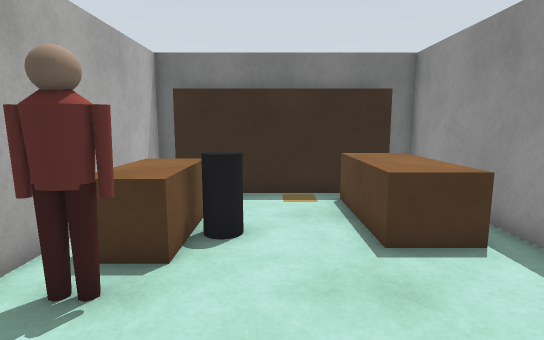
View 1 (above)

23 first-person views from a walk through a robot-simulator world made for Gazebo. The camera is 1.2 m above the floor, tilts 8° down and sees 80° across. The floor is counted in squares, 0.5 m on a side. Each view is taken from the middle of a square. On the plan, view 1 faces up. The plan holds only what a view shows up to about 19 squares ahead; the rest is blank. Simple shapes stand in for some stock models.

View 2
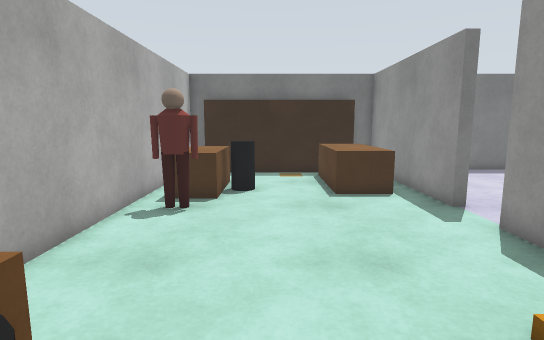

View 3
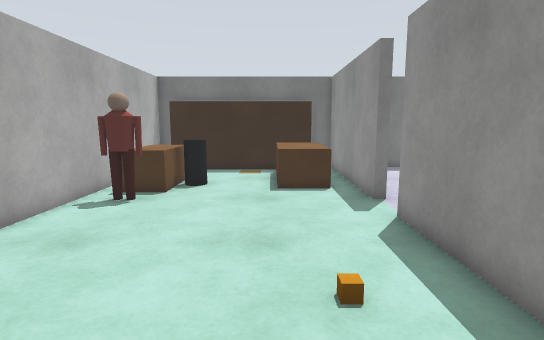

View 4
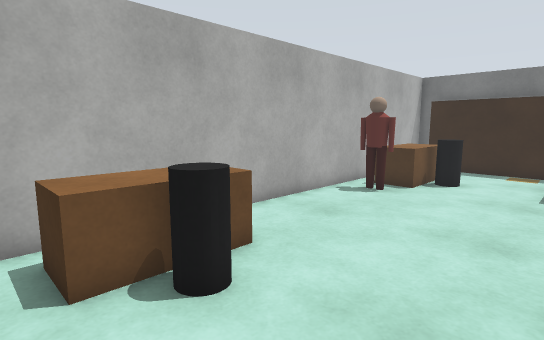

View 5
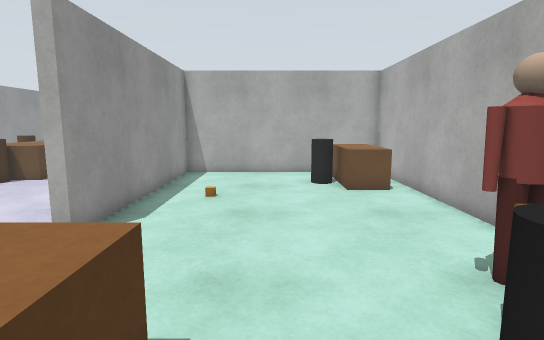

View 6
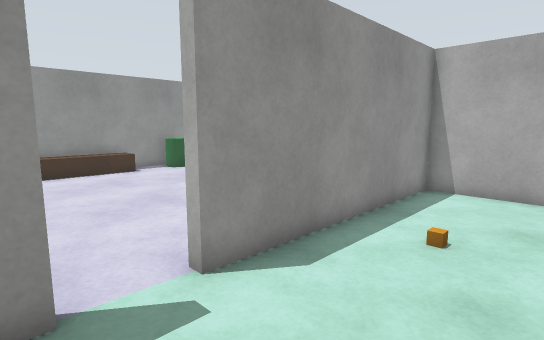

View 7
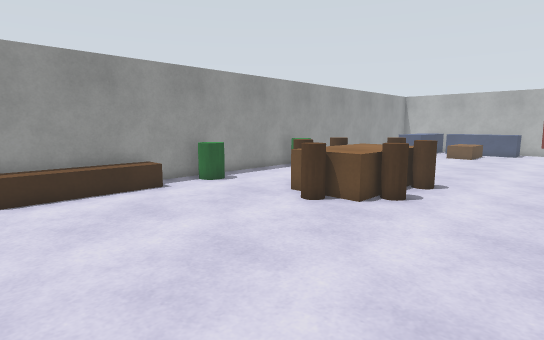

View 8
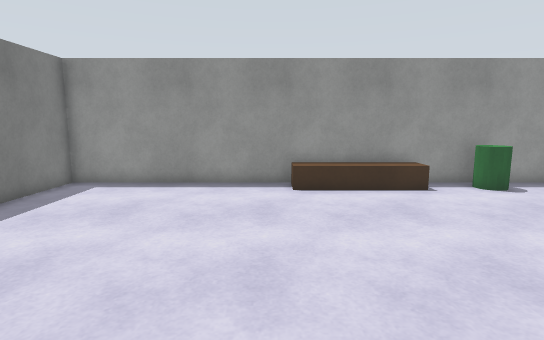

View 9
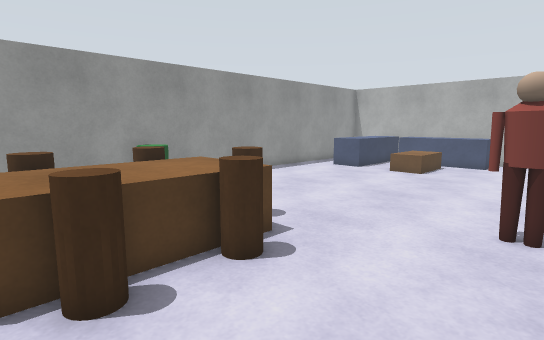

View 10
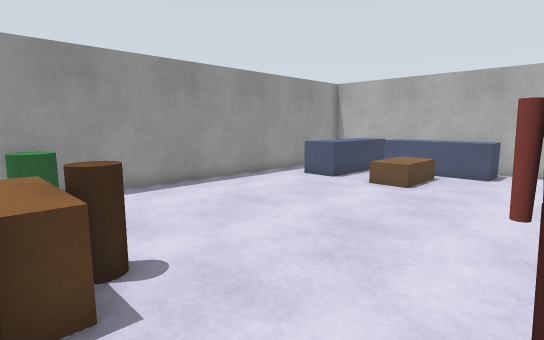

View 11
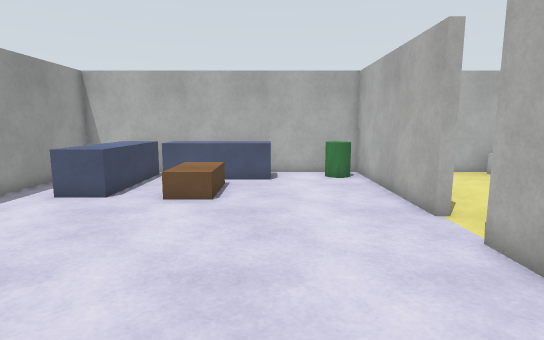

View 12
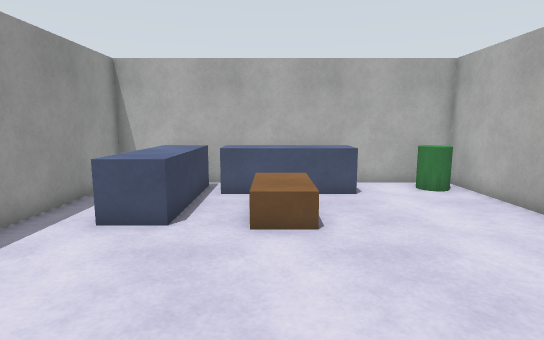

View 13
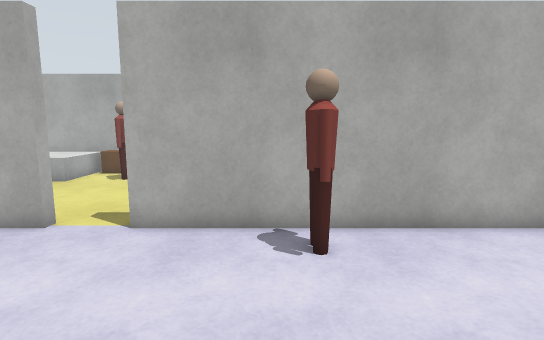

View 14
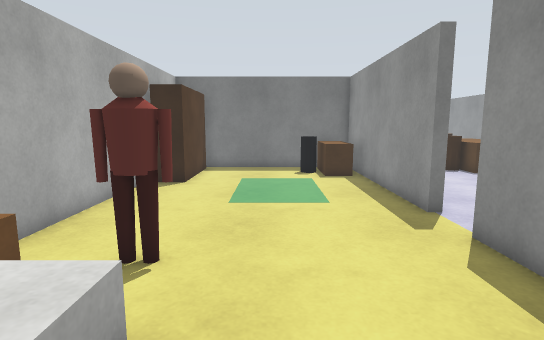

View 15
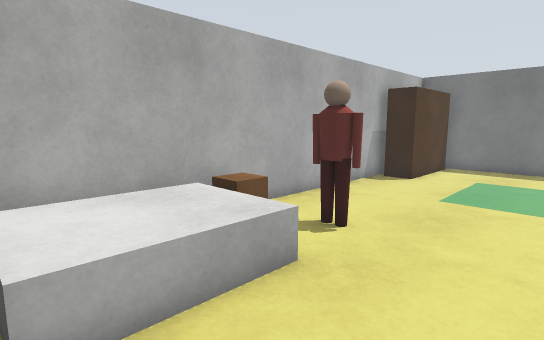

View 16
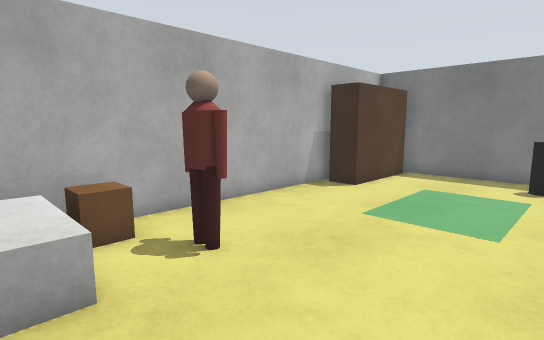

View 17
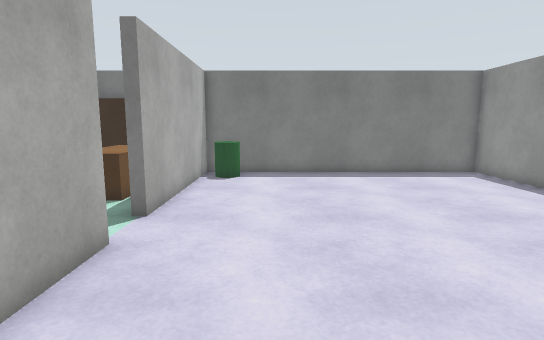

View 18
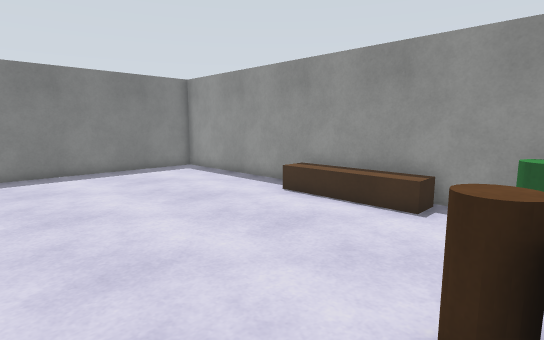

View 19
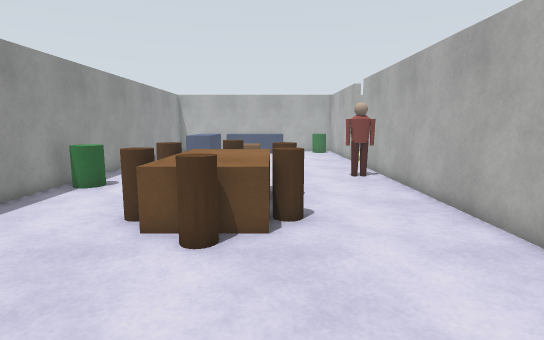

View 20
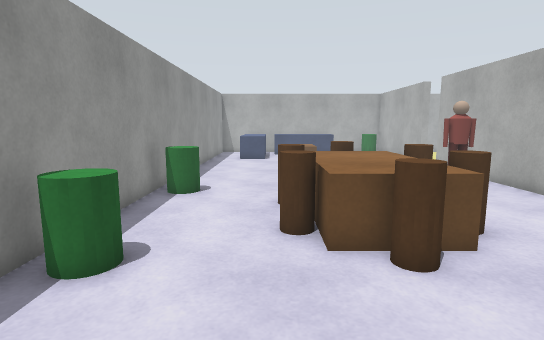

View 21
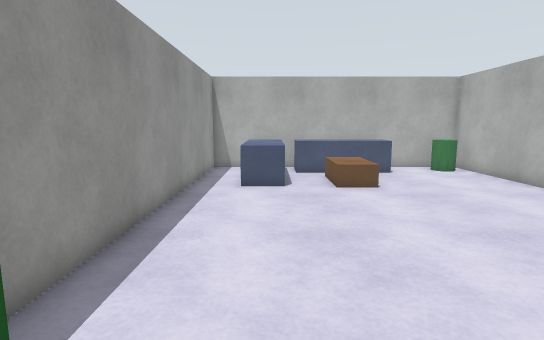

View 22
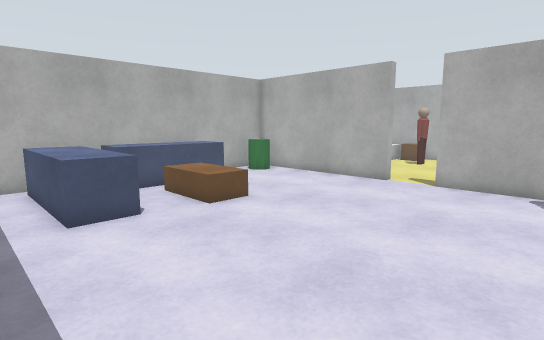

View 23
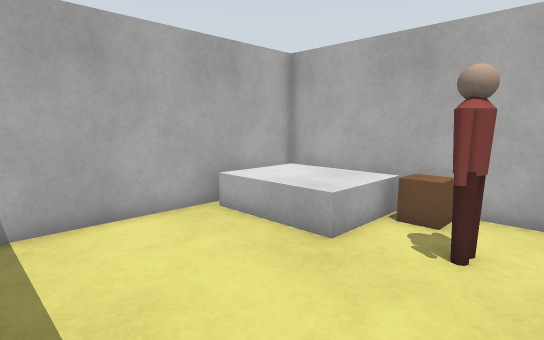

### Floor plan
Points are (right, up) in squares from view 1. A wall is a line through its corners. A room is listed if a view was taken in it or the views show most of it. See-through windows are left out.
Room 1 (views 1, 2, 3, 4, 5, 6)
walls: (5.7, 4.3) (5.3, 4.3) (5.3, 12.3); (4.1, 11.2) (-3.4, 11.2); (-3.5, 12.3) (-4.3, 12.3) (-4.3, -7.3) (5.3, -7.3) (5.3, 2.3)
ways out: opening at (5, 3.5) to room 2
objects: brown box (-3, -6) to (-2, -3); person (-3, 4) to (-2, 4); brown box (-3, 6) to (-2, 8); black cylinder (-1, -5) to (-1, -4); black cylinder (-1, 7); brown box (2, 6) to (4, 10); orange box (3, -2)
Room 2 (views 7, 8, 9, 10, 11, 12, 13, 17, 18, 19, 20, 21, 22)
walls: (5.7, -10.4) (5.7, -17.3); (5.7, -4) (5.7, -8.6); (5.3, 2.3) (5.7, 2.3) (5.7, -0.4); (5.3, -19.3) (5.7, -19.3) (5.7, -27.3) (19.3, -27.3) (19.3, -1.4); (19.3, 3.6) (19.3, 12.3) (5.7, 12.3) (5.7, 4.3)
ways out: opening at (5, 3.5) to room 1; opening at (5, -18.5) to room 3; gap at (6, -13); gap at (19, -5)
objects: green cylinder (7, -26); person (7, -13); green cylinder (7, 11); blue box (10, -26) to (15, -25); brown cylinder (10, -9) to (11, -8); brown cylinder (10, -7) to (11, -6); brown box (11, -10) to (14, -5); brown box (12, -24) to (13, -21); brown cylinder (12, -11) to (13, -10); brown cylinder (12, -5) to (13, -4); brown cylinder (14, -9) to (15, -8); brown cylinder (14, -7) to (15, -6); blue box (16, -26) to (17, -22); green cylinder (18, -11) to (19, -10); green cylinder (18, -5) to (18, -4); bench (18, -2) to (19, 3)
Room 3 (views 14, 15, 16, 23)
walls: (5.7, -17.3) (5.3, -17.3) (5.3, -10.5); (-4.3, -12.8) (-4.3, -21.4); (5.3, -21.2) (5.3, -19.3); (5.3, -8.6) (5.3, -7.7) (-2.5, -7.7); (-0.5, -27.3) (4.5, -27.3)
ways out: opening at (5, -18.5) to room 2
objects: white box (-4, -27) to (-1, -23); brown box (-4, -22) to (-3, -22); wardrobe (-4, -12) to (-3, -8); person (-2, -21) to (-1, -20); black cylinder (3, -10) to (3, -9); brown box (4, -11) to (5, -8)

Positions as (right, up) in squares from view 1, and headings:
1: (0, 0), facing up
2: (0, -5), facing up
3: (2, -6), facing up
4: (3, -7), facing up-left
5: (1, 9), facing down
6: (1, 5), facing down-right
7: (6, 4), facing down-right
8: (6, 4), facing right
9: (6, -5), facing down-right
10: (7, -9), facing down-right
11: (10, -11), facing down
12: (13, -14), facing down
13: (13, -14), facing left
14: (1, -26), facing up
15: (3, -27), facing up-left
16: (4, -24), facing up-left
17: (9, -4), facing up
18: (9, -5), facing up-right
19: (11, 2), facing down
20: (15, 1), facing down
21: (16, -9), facing down
22: (19, -13), facing down-left
23: (5, -19), facing down-left
